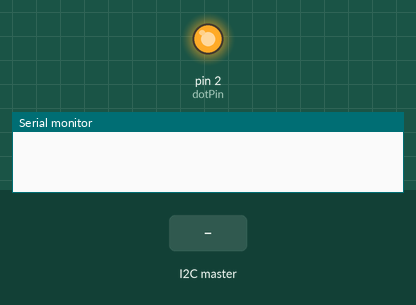
Recording of a sketch running on a simulated Arduino Uno, built with avr-gcc and run on an emulated ATmega328P. Shown: output pins drawn as LEDs (lit = HIGH), the last lines printed to the serial monitor. Inputs (shaded band) come from the test bench.

Above: at 1.2 s.
1.3 s: the I2C master sends the byte 0
At 1.7 s:
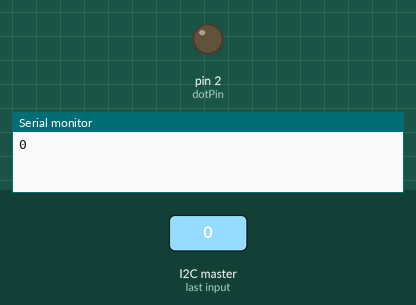
4.3 s: the I2C master sends "A"
At 4.9 s:
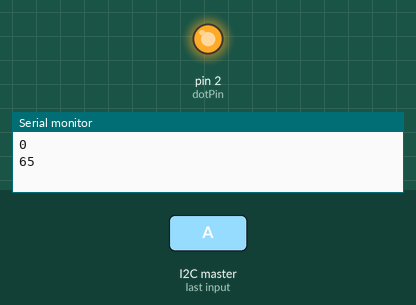
Timing chart, 0 to 7.3 s (numbered marks = the images above; inputs shaded):
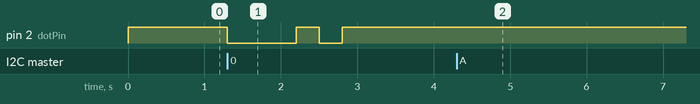

The sketch:

MorseCode.ino
```cpp
#include <Wire.h>

String inputStr="";
int dotT = 300, dashT=900, pauseT=1500; //Wachttijd van puntje, streepje en pauze tussen karakters
const int arduinoID = 10;         // MOET UNIQUE ZIJN T.O.V ANDERE ARDUINOS !!!
int code = -1;
int solved = 1;  // 1 == solved, 0 != solved
const int dotPin=2;
String cijfers[10] = {"NUL", "EEN", "TWEE", "DRIE", "VIER", "VIJF", "ZES", "ZEVEN", "ACHT", "NEGEN"};

void setup() {
  Wire.begin(arduinoID);         // join i2c bus with address #8
  Wire.onReceive(receiveEvent); // register event
  Wire.onRequest(puzzleSolved);
  Serial.begin(115200);
  pinMode(dotPin, OUTPUT);
  digitalWrite(dotPin,HIGH); // start serial for output
}

void loop() {
  if (code >= 0) { // do, als code ontvangen is (dus boven 0 ligt)
   int len= inputStr.length();

  for(int i=0; i<= (len-1); i++){ //neemt elke letter van de string en zet die om naar morse (de functie van die letter)
    char dispChar = inputStr.charAt(i);
    convertToMorse(dispChar);
  }

  while(10000); //wachttijd na alle karakters van de String
    if (solved == 1) {
        solved = 0;
    }
  }
}

// function that executes whenever data is received from master
// this function is registered as an event, see setup()
void receiveEvent(int howMany) {
  while (1 < Wire.available()) { // loop through all but the last
    char c = Wire.read(); // receive byte as a character
    Serial.print(c);         // print the character
  }
  code = Wire.read();    // receive byte as an integer
  Serial.println(code);  // print the integer
  inputStr = cijfers[code];

}

void puzzleSolved() {
    Wire.write(solved);
}

//Puntje
void dot(){
  digitalWrite(dotPin, LOW); //AAN
  delay(dotT); //Wachttijd
  digitalWrite(dotPin, HIGH); //UIT
  delay(dotT);
}

//Streepje
void dash(){
  digitalWrite(dotPin, LOW); //AAN
  delay(dashT);  //Wachttijd
  digitalWrite(dotPin, HIGH); //UIT
  delay(dotT);
}

//Pauzeer tss karaters
void pauseTime(){
  delay(pauseT);
}
```

functions.ino
```cpp
void A(){dot(); dash(); pauseTime();} //Functie per letter/cijfer in morse
void B(){dash(); dot(); dot(); dot(); pauseTime();}
void C(){dash(); dot(); dash(); dot(); pauseTime();}
void D(){dash(); dot(); dot(); pauseTime();}
void E(){dot(); pauseTime();}
void f(){dot(); dot(); dash(); dot(); pauseTime();}
void G(){dash(); dash(); dot(); pauseTime();}
void H(){dot(); dot();dot();dot();pauseTime();}
void I(){dot(); dot();pauseTime();}
void J(){dot(); dash();dash();dash();pauseTime();}
void K(){dash(); dot();dash();pauseTime();}
void L(){dot(); dash();dot();dot();pauseTime();}
void M(){dash();dash();pauseTime();}
void N(){dash();dot();pauseTime();}
void O(){dash();dash();dash();pauseTime();}
void P(){dot();dash();dash();dot();pauseTime();}
void Q(){dash();dash();dot();dash();pauseTime();}
void R(){dot();dash();dot();pauseTime();}
void S(){dot();dot();dot();pauseTime();}
void T(){dash();pauseTime();}
void U(){dot();dot();dash();pauseTime();}
void V(){dot();dot();dot();dash();pauseTime();}
void W(){dot();dash();dash();pauseTime();}
void X(){dash();dot();dot();dash();pauseTime();}
void Y(){dash();dot();dash();dash();pauseTime();}
void Z(){dash();dash();dot();dot();pauseTime();}
void one(){dot(); dash(); dash(); dash(); dash();}
void two(){dot(); dot(); dash(); dash(); dash();}
void three(){dot(); dot(); dot(); dash(); dash();}
void four(){dot(); dot(); dot(); dot(); dash();}
void five(){dot(); dot(); dot(); dot(); dot();}
void six(){dash(); dot(); dot(); dot(); dot();}
void seven(){dash(); dash(); dot(); dot(); dot();}
void eight(){dash(); dash(); dash(); dot(); dot();}
void nine(){dash(); dash(); dash(); dash(); dot();}
void zero(){dash(); dash(); dash(); dash(); dash();}


void convertToMorse(char inChar){
  if((inChar == 'A') || (inChar=='a')) A(); //Gebruik functie A() als het karakter 'A' of 'a' is.
  else if((inChar == 'B') || (inChar=='b')) B();
  else if((inChar == 'C') || (inChar=='c')) C();
  else if((inChar == 'D') || (inChar=='d')) D();
  else if((inChar == 'E') || (inChar=='e')) E();
  else if((inChar == 'F') || (inChar=='f')) f();
  else if((inChar == 'G') || (inChar=='g')) G();
  else if((inChar == 'H') || (inChar=='h')) H();
  else if((inChar == 'I') || (inChar=='i')) I();
  else if((inChar == 'J') || (inChar=='j')) J();
  else if((inChar == 'K') || (inChar=='k')) K();
  else if((inChar == 'L') || (inChar=='l')) L();
  else if((inChar == 'M') || (inChar=='m')) M();
  else if((inChar == 'N') || (inChar=='n')) N();
  else if((inChar == 'O') || (inChar=='o')) O();
  else if((inChar == 'P') || (inChar=='p')) P();
  else if((inChar == 'Q') || (inChar=='q')) Q();
  else if((inChar == 'R') || (inChar=='r')) R();
  else if((inChar == 'S') || (inChar=='r')) S();
  else if((inChar == 'T') || (inChar=='r')) T();
  else if((inChar == 'U') || (inChar=='r')) U();
  else if((inChar == 'V') || (inChar=='r')) V();
  else if((inChar == 'W') || (inChar=='w')) W();
  else if((inChar == 'X') || (inChar=='x')) X();
  else if((inChar == 'Y') || (inChar=='y')) Y();
  else if((inChar == 'Z') || (inChar=='z')) Z();
  else if(inChar == '1') one();
  else if(inChar == '2') two();
  else if(inChar == '3') three();
  else if(inChar == '4') four();
  else if(inChar == '5') five();
  else if(inChar == '6') six();
  else if(inChar == '7') seven();
  else if(inChar == '8') eight();
  else if(inChar == '9') nine();
  else if(inChar == '0') zero();
}
```

Measured:
- after the input at 1.3 s, pin 2 (dotPin): HIGH → LOW at once, → HIGH 0.90 s later, → LOW 0.30 s later, → HIGH 0.30 s later
- after the input at 4.3 s, pin 2 (dotPin): stops changing and stays HIGH
